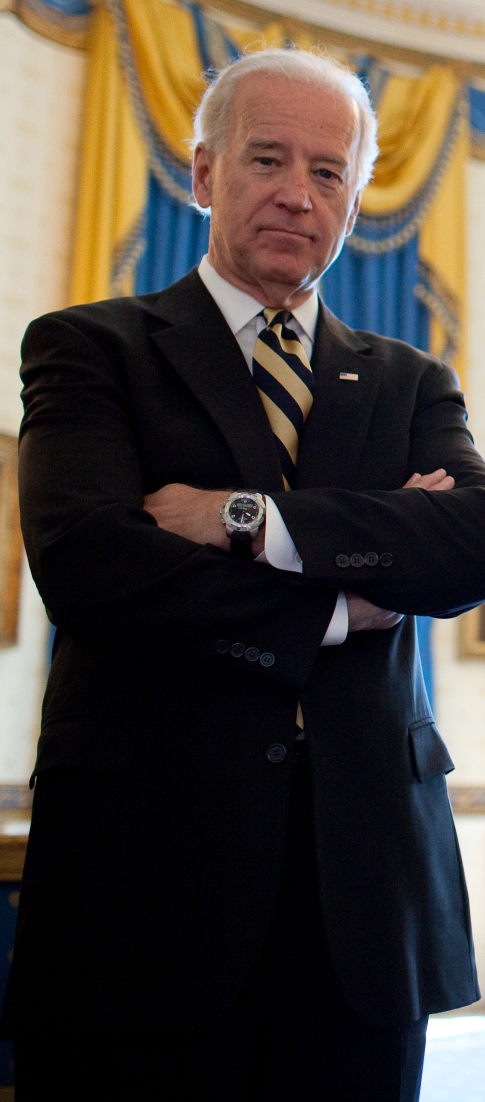
#> input picture Source Code/biden.jpg, 970 x 2204 px (shown at 1/2 size)
$ python flip.py --image biden.jpg
#> lines starting #> are read from the running program, lines starting #| are printed output that depends on the picture
import argparse
import imutils
import cv2

# fetching the arguments and save in dictionary
ap = argparse.ArgumentParser()
ap.add_argument("-i", "--image", required = True, help = "Enter path to the image")
args = vars(ap.parse_args())

# loading and converting the image into numpy array
image = cv2.imread(args["image"])
#> image is the input picture: shape (2204, 970, 3); mean B, G, R 55.5, 62.7, 70.7
cv2.imshow("Original", image)

flipped = cv2.flip(image, 0)
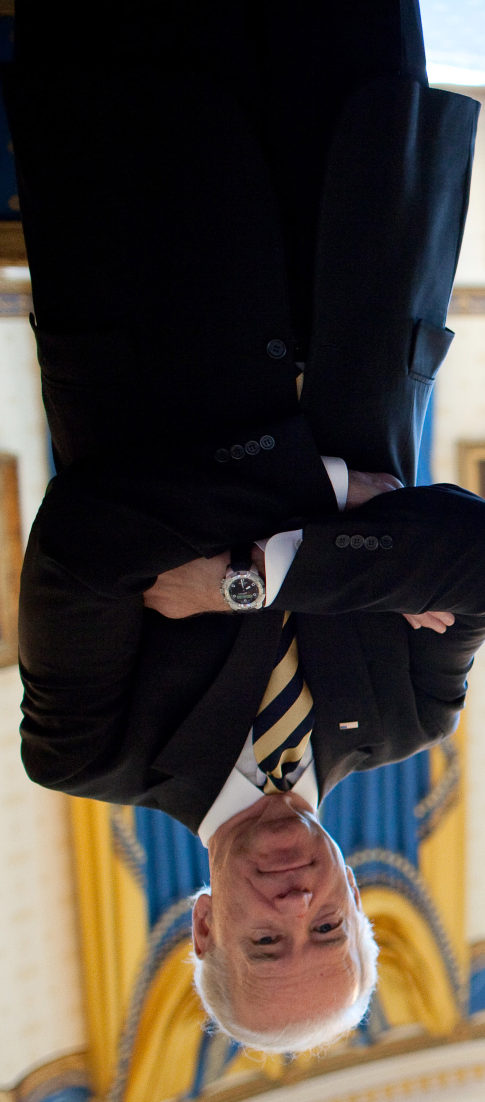
#> flipped: shape (2204, 970, 3) (shown at 1/2 size); mean B, G, R 55.5, 62.7, 70.7
cv2.imshow("Vertical Flip", flipped)

flipped = cv2.flip(image, 1)
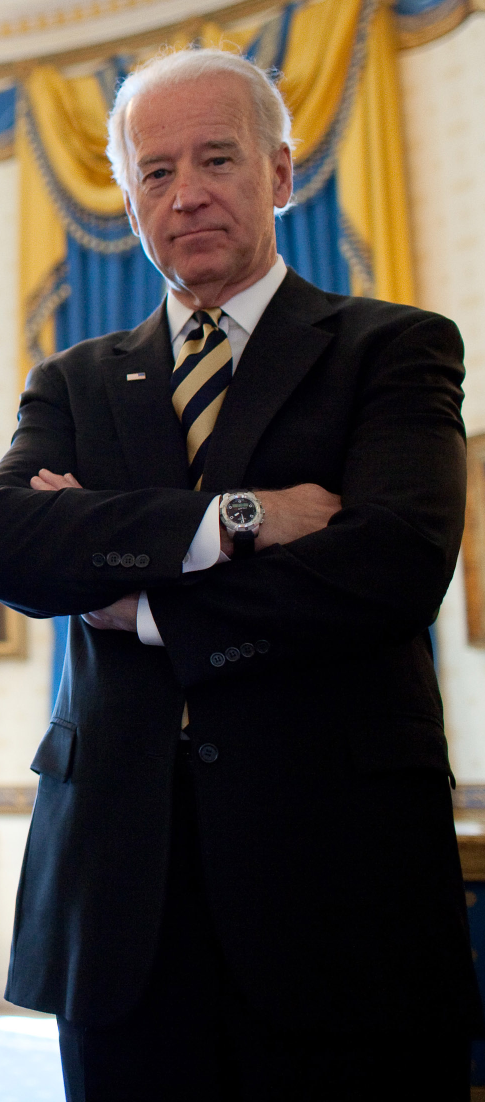
#> flipped: shape (2204, 970, 3) (shown at 1/2 size); mean B, G, R 55.5, 62.7, 70.7
cv2.imshow("Horizontal Flip", flipped)

flipped = cv2.flip(image, -1)
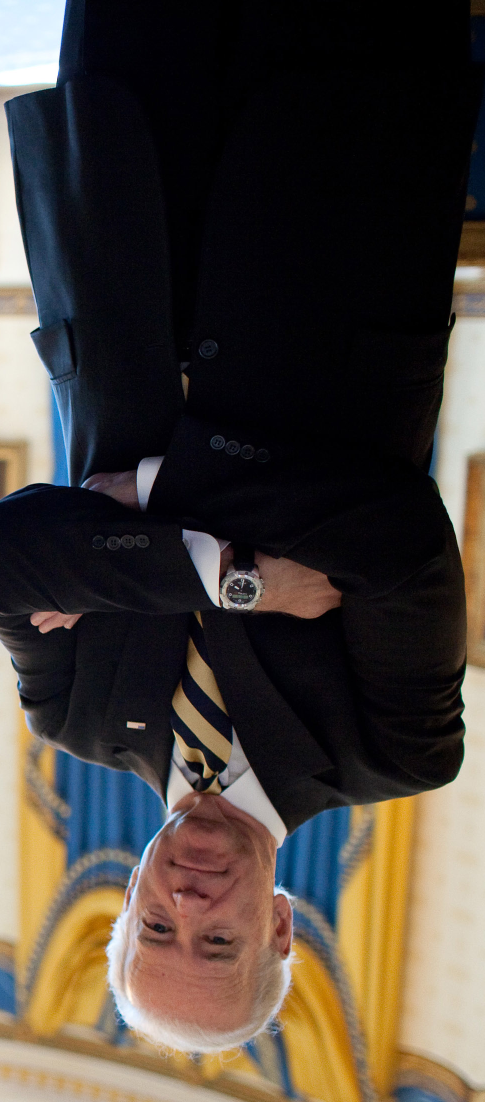
#> flipped: shape (2204, 970, 3) (shown at 1/2 size); mean B, G, R 55.5, 62.7, 70.7
cv2.imshow("Both Flip", flipped)

cv2.waitKey(0)

$ run again, on Source Code/obama.jpg
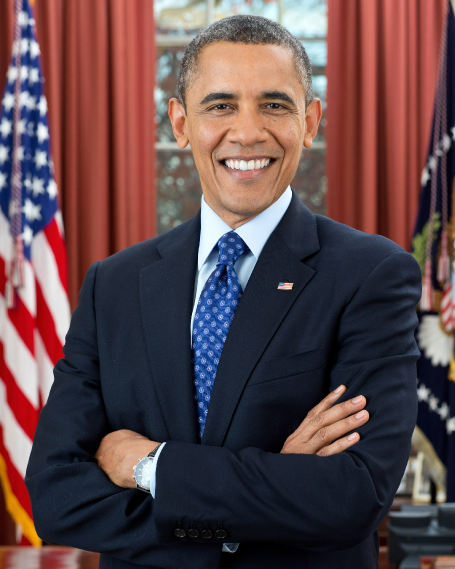
#> input picture Source Code/obama.jpg, 910 x 1137 px (shown at 1/2 size)
#> image is the input picture: shape (1137, 910, 3); mean B, G, R 74.6, 71.7, 95
#> `flipped = cv2.flip(image, 1)`:
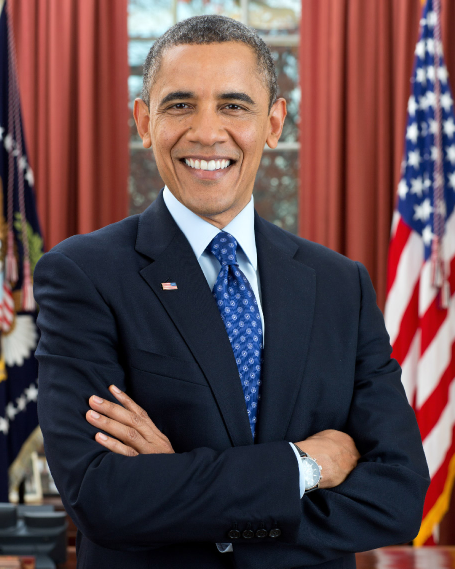
#> flipped: shape (1137, 910, 3) (shown at 1/2 size); mean B, G, R 74.6, 71.7, 95
#> `flipped = cv2.flip(image, -1)`:
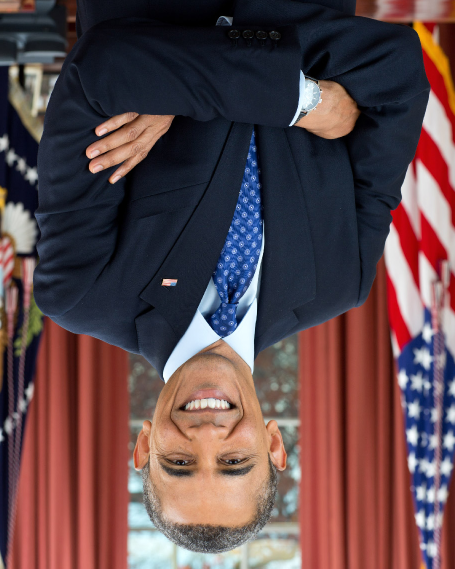
#> flipped: shape (1137, 910, 3) (shown at 1/2 size); mean B, G, R 74.6, 71.7, 95

$ run again, on Source Code/presidents.jpg
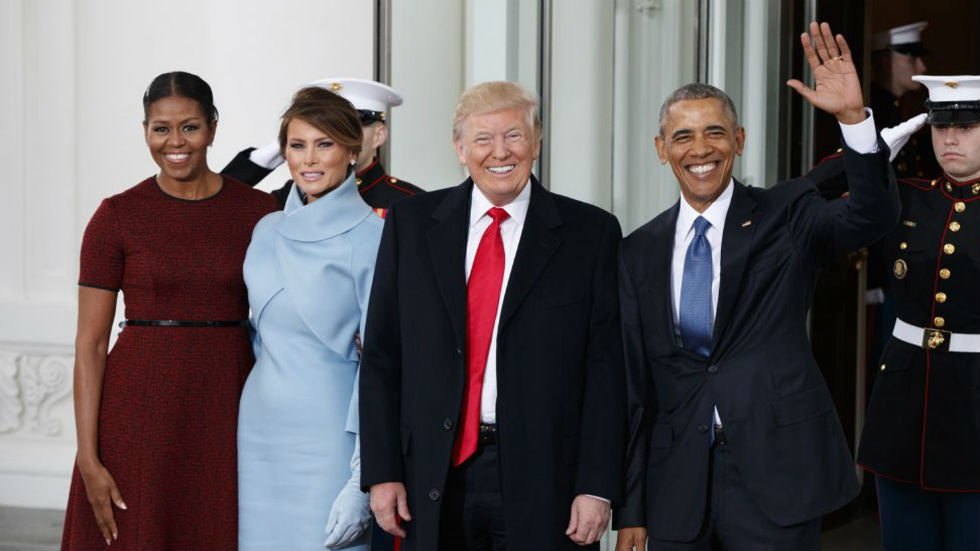
#> input picture Source Code/presidents.jpg, 980 x 551 px
#> image is the input picture: shape (551, 980, 3); mean B, G, R 93.3, 90.8, 96.3
#> `flipped = cv2.flip(image, 1)`:
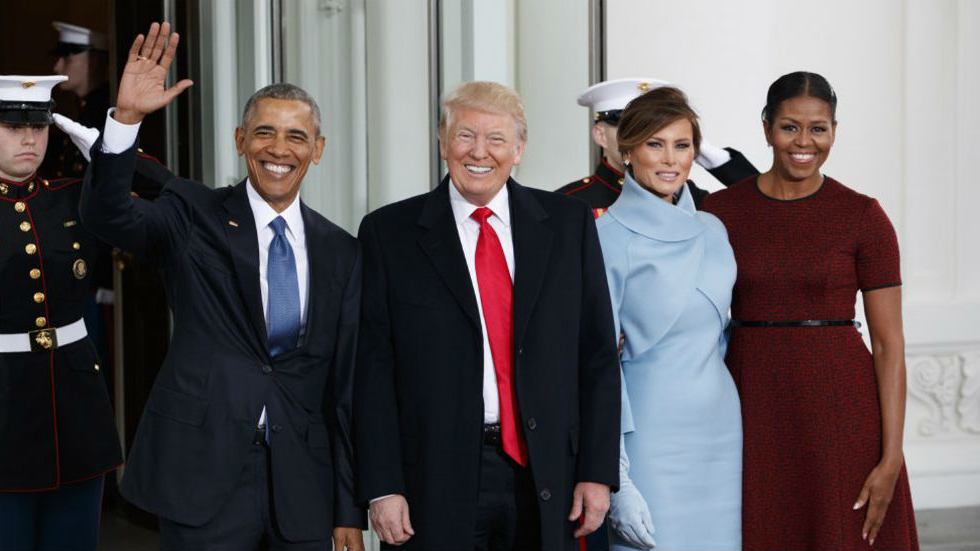
#> flipped: shape (551, 980, 3); mean B, G, R 93.3, 90.8, 96.3
#> `flipped = cv2.flip(image, -1)`:
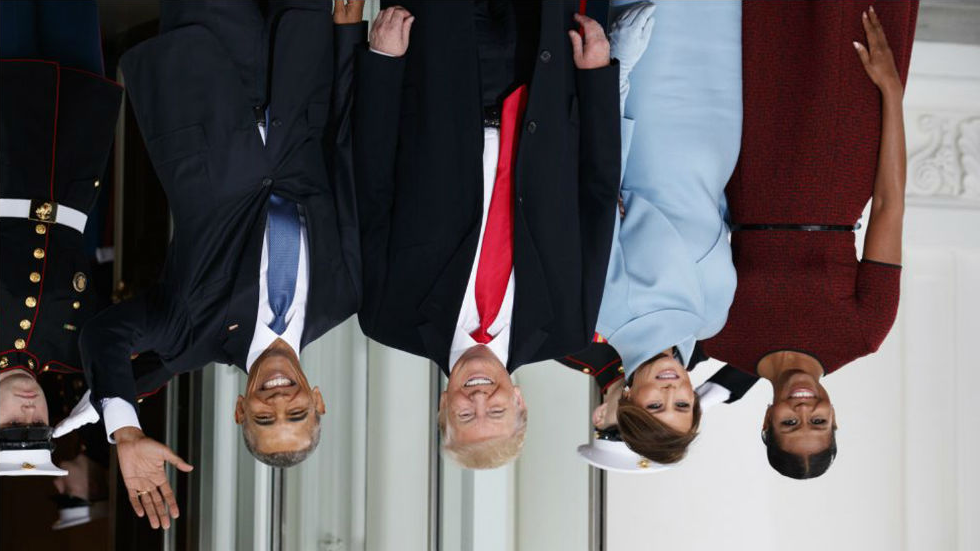
#> flipped: shape (551, 980, 3); mean B, G, R 93.3, 90.8, 96.3
